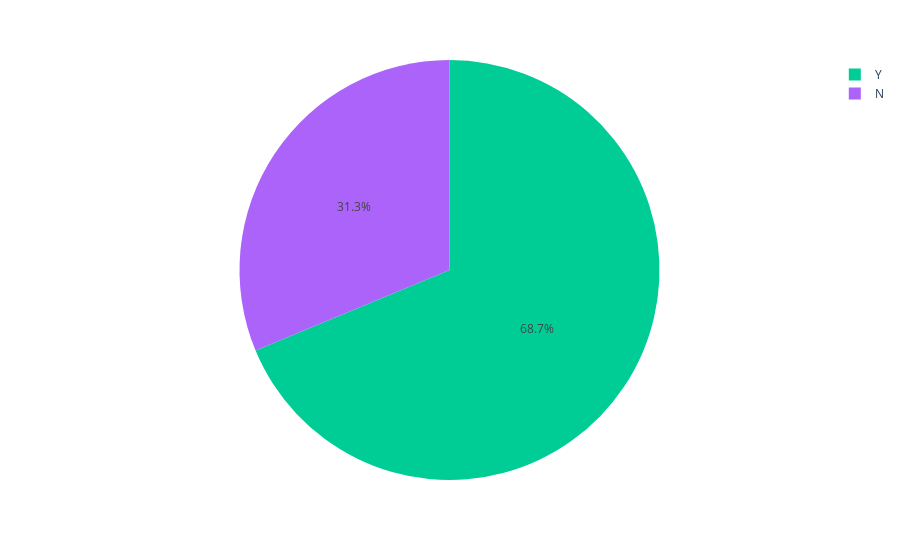

Source (notebook cell):
### Code cell
import plotly.express as px

fig = px.pie(Bank,names='Loan_Status',color='Loan_Status',
             color_discrete_map={'Yes':'red',
                                 '`':'cyan'})
fig.show()

### Figure 1 — Plotly figure (JSON) as saved in the notebook; plotly's stock layout.template omitted (floating-point values rounded to 4 significant figures; data arrays with more than 128 entries replaced by an {"elided": "..."} marker saying what was removed)
{"data": [{"customdata": {"elided": "614x1 str values"}, "domain": {"x": [0, 1], "y": [0, 1]}, "hovertemplate": "Loan_Status=%{customdata[0]}<extra></extra>", "labels": {"elided": "614 str values"}, "legendgroup": "", "marker": {"colors": {"elided": "614 str values"}}, "name": "", "showlegend": true, "type": "pie"}], "layout": {"legend": {"tracegroupgap": 0}, "margin": {"t": 60}}}
